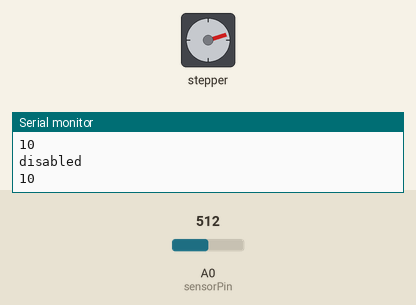
Bench run of a sketch on a simulated Arduino Uno, built with avr-gcc and run on an emulated ATmega328P. Shown: stepper motor, the last lines printed to the serial monitor. The inputs (shaded band) are chosen by the test bench; at power-on: A0 (sensorPin) = 512. Stepper angles assume 3200 steps per turn.

Above: at 1.5 s.
1.6 s: A0 (sensorPin) set to 716
At 1.97 s:
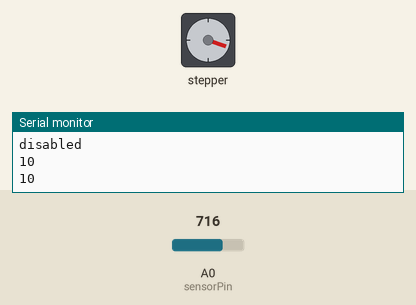
5.1 s: A0 (sensorPin) set to 900
At 5.34 s:
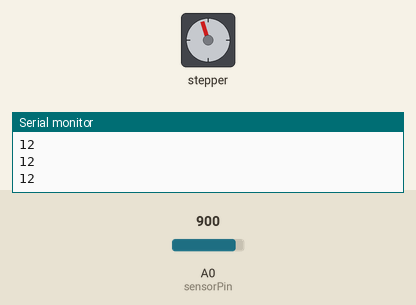
8.7 s: A0 (sensorPin) set to 140
At 9.01 s:
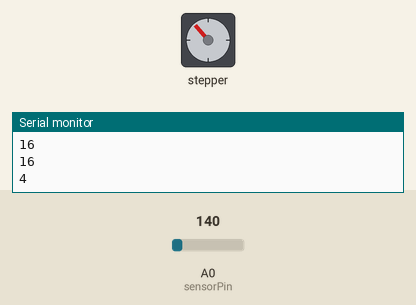
12.2 s: A0 (sensorPin) set to 115
Timing chart, 0 to 16.7 s (numbered marks = the images above; inputs shaded):
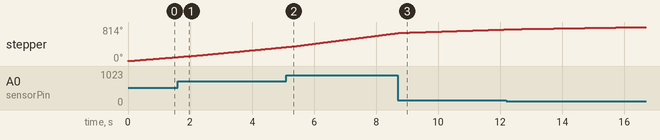

The sketch:

_04_OneMotorControlwithPotentiometer.ino
```cpp
// (licence header left out)
#include <Arduino.h>
#include "A4988.h"

// Motor steps per revolution. Most steppers are 200 steps or 1.8 degrees/step
#define MOTOR_STEPS 200

// All the wires needed for full functionality


// 2-wire basic config, microstepping is hardwired on the driver
// BasicStepperDriver stepper(DIR, STEP);

// microstep control for A4988
#define M1_DIR 2
#define M1_STEP 3
#define M1_ENBL 7
#define M1_MS1 4
#define M1_MS2 5
#define M1_MS3 6
A4988 stepper1(MOTOR_STEPS, M1_DIR, M1_STEP, M1_MS1, M1_MS2, M1_MS3);

#define M2_DIR 8
#define M2_STEP 9
#define M2_ENBL 13
#define M2_MS1 10
#define M2_MS2 11
#define M2_MS3 12
A4988 stepper2(MOTOR_STEPS, M2_DIR, M2_STEP, M2_MS1, M2_MS2, M2_MS3);

int sensorPin = A0;    // select the input pin for the potentiometer
int ledPin = 13;      // select the pin for the LED
int sensorValue = 0;  // variable to store the value coming from the sensor

bool enabled = true;

void setup() {
  /*
     Set target motor RPM.
     These motors can do up to about 200rpm.
     Too high will result in a high pitched whine and the motor does not move.
  */
  // stepper.setRPM(1);
  stepper1.begin(1, 16);
  stepper2.begin(1, 16);

  Serial.begin(9600);


  /* microstep
      1ms  = 200  steps for 1 revolution
      4ms  = 800  steps for 1 revolution
      8ms  = 1600 steps for 1 revolution
      16ms = 3200 steps for 1 revolution
      but speed are same
  */

}

void loop() {
  sensorValue = analogRead(sensorPin);
  sensorValue = map(sensorValue, 0, 1023, 0, 8);
  Serial.println((sensorValue+1) * 2);

  // stepper.move(1600);
  // stepper.setMicrostep(16);

  stepper1.setRPM((sensorValue+1) * 2);
  //stepper2.setRPM(sensorValue);


  // rotate: move (num * 200 * microstep / 360)

  stepper1.rotate(45); // automacally fit with various microstep
  //  stepper2.rotate(90); // automacally fit with various microstep
  if (sensorValue == 4 && enabled == true) {
    Serial.println("disabled");
    digitalWrite(M1_ENBL, HIGH);
    enabled = false;

  } else if (sensorValue != 4 && enabled == false) {
    Serial.println("enabled");
    digitalWrite(M1_ENBL, LOW);
    enabled = true;

  }


  //    /*
  //     * Microstepping mode: 1,2,4,8,16 or 32(DRV8834 only)
  //     * Mode 1 is full speed.
  //     * Mode 32 is 32 microsteps per step.
  //     * The motor should rotate just as fast (set RPM),
  //     * but movement precision is increased.
  //     */
  //
  //    // 180 degrees now takes 100 * 8 microsteps
  //    stepper.move(100*16);
  //    stepper.rotate(180);
  //
  //    // as you can see, using degrees is easier
  //    stepper.move(-100*16);
  //    stepper.rotate(-180);

}
```
